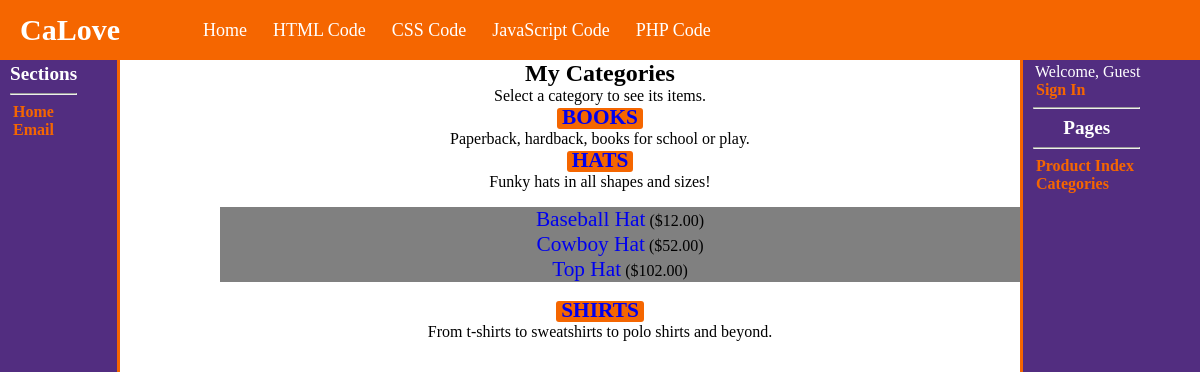
/seestore.php?cat_id=1, run on the app's committed database.
### tables this page shows
CREATE TABLE `store_categories` (
  `id` int(11) NOT NULL,
  `cat_title` varchar(50) DEFAULT NULL,
  `cat_desc` text DEFAULT NULL
);

CREATE TABLE `store_items` (
  `id` int(11) NOT NULL,
  `cat_id` int(11) NOT NULL,
  `item_title` varchar(75) DEFAULT NULL,
  `item_price` float(8,2) DEFAULT NULL,
  `item_desc` text DEFAULT NULL,
  `item_image` varchar(50) DEFAULT NULL
);

### seestore.php (the view, shortened to what this page needs)
<?php
$mysqli = mysqli_connect("localhost", "calove", "VXvsjr71!", "onlinestore");
$display_block = "<h1>My Categories</h1>
<p>Select a category to see its items.</p>";
$get_cats_sql = "SELECT id, cat_title, cat_desc FROM store_categories ORDER BY cat_title";
$get_cats_res = mysqli_query($mysqli, $get_cats_sql) or die(mysqli_error($mysqli));
if (mysqli_num_rows($get_cats_res) < 1) {
  $display_block = "<p><em>Sorry, no categories to browse.</em></p>";
} else {
  while ($cats = mysqli_fetch_array($get_cats_res)) {
    $cat_id = $cats['id'];
    $cat_title = strtoupper(stripslashes($cats['cat_title']));
    $cat_desc = stripslashes($cats['cat_desc']);
    $display_block .= "<p><strong><a href=\"" . $_SERVER['PHP_SELF'] . "?cat_id=" . $cat_id . "\">" . $cat_title . "</a></strong><br>" . $cat_desc . "</p>";
    if (isset($_GET['cat_id']) && ($_GET['cat_id'] == $cat_id)) {
      $safe_cat_id = mysqli_real_escape_string($mysqli, $_GET['cat_id']);
      $get_items_sql = "SELECT id, item_title, item_price FROM store_items WHERE cat_id = '" . $safe_cat_id . "' ORDER BY item_title";
      $get_items_res = mysqli_query($mysqli, $get_items_sql) or die(mysqli_error($mysqli));
      if (mysqli_num_rows($get_items_res) < 1) {
        $display_block = "<p><em>Sorry, no items in this category.</em></p>";
      } else {
        $display_block .= "<ul>";
        while ($items = mysqli_fetch_array($get_items_res)) {
          $item_id = $items['id'];
          $item_title = stripslashes($items['item_title']);
          $item_price = $items['item_price'];
          $display_block .= "<li><a href=\"showitem.php?item_id=" . $item_id . "\">" . $item_title . "</a> (\$" . $item_price . ")</li>";
        }
        $display_block .= "</ul>";
      }
    }
  }
}
?>
<!DOCTYPE html>
<html lang="en">
<head>
  <link rel="stylesheet" href="layout.css">
</head>
<body>
  <header>
    <div class="header">
      <div class="menu">
        <nav>
          <div class="menu_content">
            <div class="logo"><a href="#">CaLove</a></div>
            <ul class="links">
              <li><a href="/420710/index.html">Home</a></li>
              <li>
                <a href="#" class="desktop-link">HTML Code</a>
              </li>
              <li>
                <a href="#" class="desktop-link">CSS Code</a>
              </li>
              <li>
                <a href="#" class="desktop-link">JavaScript Code</a>
              </li>
              <li>
                <a href="#" class="desktop-link">PHP Code</a>
              </li>
            </ul>
          </div>
        </nav>
      </div>
    </div>
  </header>
  <div class="wrapper">
    <nav>
      <div class="content_area">
        <?php
        if (isset($_SESSION['loggedin']) && $_SESSION['loggedin'] === true && isset($_SESSION['username'])) {
          $loggedInUsername = $_SESSION['username'];
        } else {
          $loggedInUsername = "";
        }
        ?>
        <?php echo $display_block; ?>
      </div>
      <div class="left_side">
        <ul>
          <div class="navHead">
            <h1><strong>Sections</strong></h1>
            <hr>
            <li><a href="/420710/index.html">Home</a><br></li>
            <li><a href="mailto:calove@g.clemson.edu">Email</a></li>
          </div>
        </ul>
      </div>
      <div class="right_side">
        <ul>
          <div class="navHead">
              <?php
              if ($loggedInUsername) {
                echo '<p><strong>User: ' . $loggedInUsername . '</strong></p>';
                echo '<li><a href="/phplogin/420710/onlineStore/cart.php">My Cart</a></li>';
                echo '<li><a href="/phplogin/420710/onlineStore/home.php">Profile</a></li>';
                echo '<li><a href="/phplogin/420710/onlineStore/logout.php">Log Out</a></li>';
              } else {
                echo '<p>Welcome, Guest</p>';
                echo '<li><a href="login.html">Sign In</a></li>';
              }
              ?>
              <hr>
                <h1><strong>Pages</strong></h1>
              <hr>
              <li><a href="seestore_withJS.php">Product Index</a></li>
              <li><a href="seestore.php">Categories</a></li>
          </div>
        </ul>
      </div>
    </nav>
  </div>
</body>
</html>

### layout.css (style rules this page uses)
.header { position: fixed; height: 60px; top: 0; left: 0; right: 0; width: 100%; background-color: #F56600; color: #522D80; border-bottom: 3px solid white; z-index: 1; box-sizing: border-box; }
h1, h2 { margin: 0; text-align: center; }
.navHead { text-align: left; position: fixed; margin-top: 3px; margin-left: 10px; margin-right: 20px; }
.navHead h1 { color: white; font-size: larger; }
.wrapper { position: fixed; left: 0; right: 0; top: 60px; bottom: 0; height: 100%; width: 100%; overflow-y: auto; }
.menu { background: #F56600; position: fixed; height: 60px; width: 100%; }
.menu nav { position: relative; display: flex; max-width: calc(100% - 200px); margin: 0 auto; height: 60px; align-items: center; justify-content: space-between; }
nav .menu_content { display: flex; align-items: center; height: 60px; margin: 0; }
nav .menu_content .links { display: flex; height: 60px; }
.menu .logo a { color: #fff; font-size: 30px; font-weight: 600; text-decoration: none; }
.menu_content .links li { list-style: none; line-height: 60px; }
.menu_content .links li a, .menu_content .links li label { color: #fff; font-size: 18px; font-weight: 500; padding: 9px 17px; border-radius: 5px; transition: all 0.3s ease; text-decoration: none; }
.left_side { position: fixed; left: 0; bottom: 0; text-align: center; width: 10%; margin-right: 5%; background-color: #522D80; height: 100%; min-height: 100vh; box-sizing: border-box; top: 60px; color: white; border-right: 3px solid #F56600; }
.content_area { margin-top: auto; position: relative; margin-right: 15%; margin-left: 15%; text-align: center; flex-direction: column; display: flex; width: auto; height: 100%; bottom: 0; word-break: keep-all; color: black; background-size: cover; border-bottom: 3px solid white; box-sizing: border-box; }
.content_area p { margin: 0 5px; font-size: 18pt; }
.right_side { display: flex; top: 60px; width: 10%; margin-left: 5%; position: fixed; right: 0; bottom: 0; text-align: left; display: flex; height: 100%; min-height: 100vh; border-left: 3px solid #F56600; background-color: #522D80; }
.left_side ul, .right_side ul { list-style: none; color: white; padding-left: 0px; padding-right: 0px; margin-top: 0px; height: auto; width: auto; text-align: center; display: block; }
.left_side li a:link, .left_side li a:visited, .left_side ul a:link, .left_side ul a:visited, .right_side li a:link, .right_side li a:visited { font-size: 12pt; font-weight: bold; padding: 3px 0px 3px 3px; color: #F56600; text-decoration: none; }
@media screen and (max-width: 1250px) { .wrapper { flex-direction: row; } }
@media screen and (max-width: 1250px) { .content_area p { margin-left: 10px; margin-right: 10px; font-size: 16pt; } }
@media screen and (max-width: 1250px) { .right_side { color: #F56600; background-color: #522D80; width: 15%; box-sizing: border-box; border-left: 3px solid #F56600; } }
@media screen and (max-width: 1250px) { .menu nav { max-width: 100%; padding: 0 20px; } }
@media screen and (max-width: 1250px) { nav .menu_content .links { margin-left: 30px; } }
@media screen and (max-width: 1250px) { .menu_content .links li a { padding: 8px 13px; } }

### seestore.php (style rules this page uses)
body { background-image: url("/phplogin/420710/Images/cool-background.png"); width: auto; }
.content_area p { font-size: 12pt; }
.content_area a { text-decoration: none; font-size: 16pt; }
ul { list-style: none; }
.navHead p { margin: 0px; padding-left: 2px; }
.content_area strong { background-color: #f56600; padding: 2px 5px 2px 5px; border-radius: 3px; }
.content_area ul li { background-color: gray; }

### data on the page
store_categories: cat_title "BOOKS", cat_desc "Paperback, hardback, books for school or play."
store_categories: cat_title "HATS", cat_desc "Funky hats in all shapes and sizes!"
store_items: item_title "Baseball Hat", item_price "12.00"
store_items: item_title "Cowboy Hat", item_price "52.00"
store_items: item_title "Top Hat", item_price "102.00"
store_categories: cat_title "SHIRTS", cat_desc "From t-shirts to sweatshirts to polo shirts and beyond."
